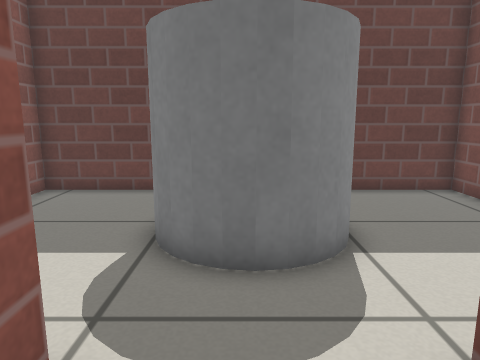
[1] (above)

16 first-person views from a walk through a world built for the Gazebo simulator. The camera is 0.59 m above the floor, tilts 10° down and sees 70° across. The floor is counted in squares, 0.25 m on a side. Each view is taken from the middle of a square. On the plan, view 1 faces up. The plan holds only what a view shows up to about 20 squares ahead; the rest is blank. The robots in the file are not drawn. Simple patterns stand in for the simulator's built-in surfaces.

[2]
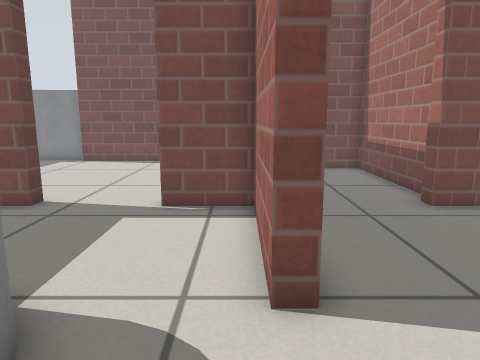

[3]
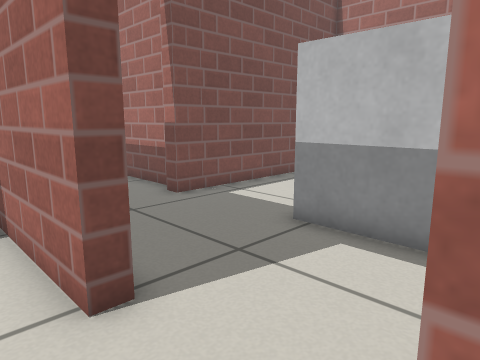

[4]
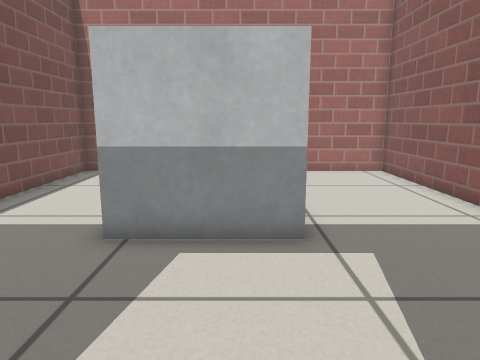

[5]
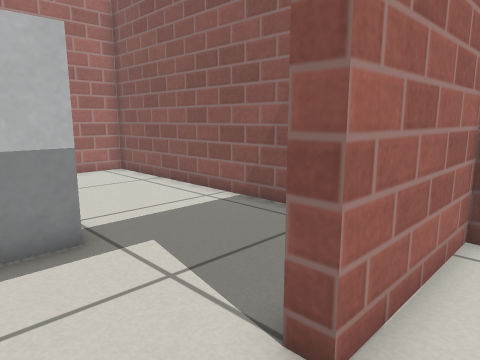

[6]
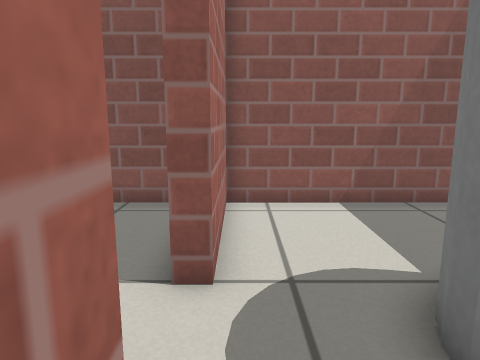

[7]
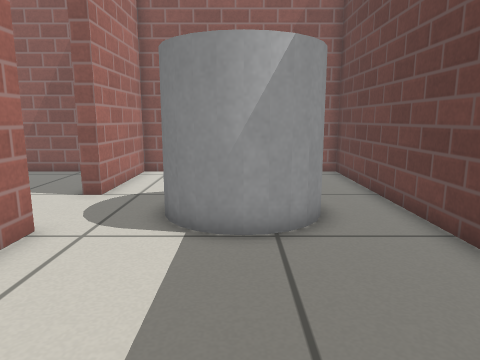

[8]
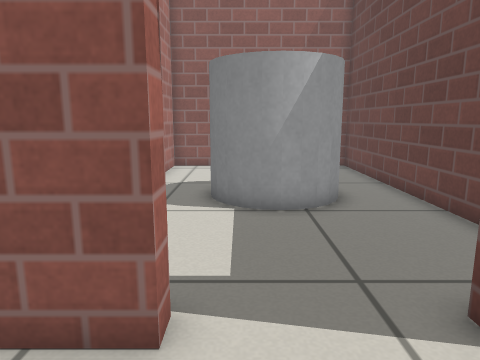

[9]
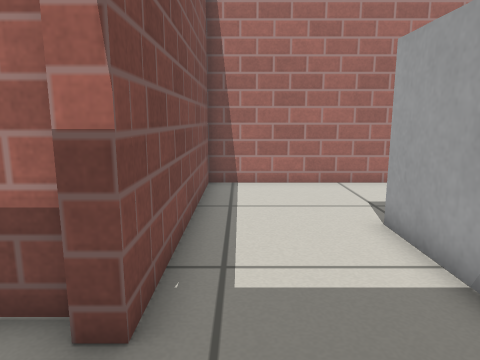

[10]
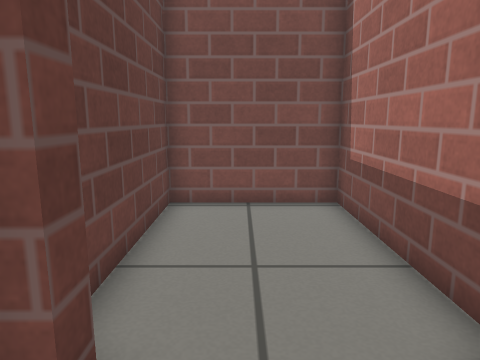

[11]
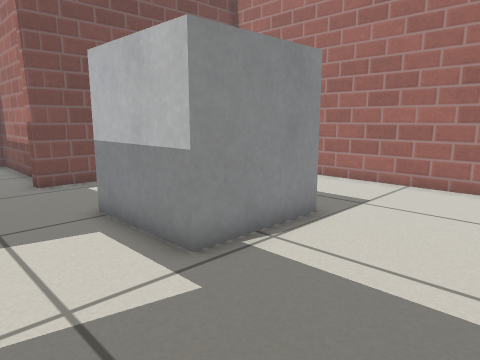

[12]
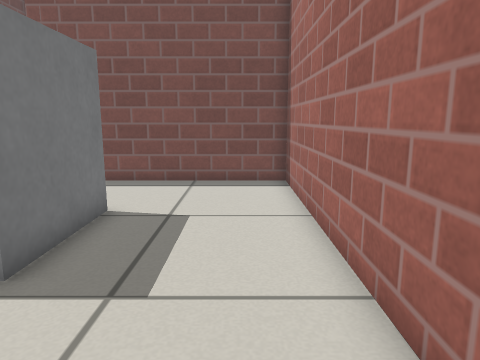

[13]
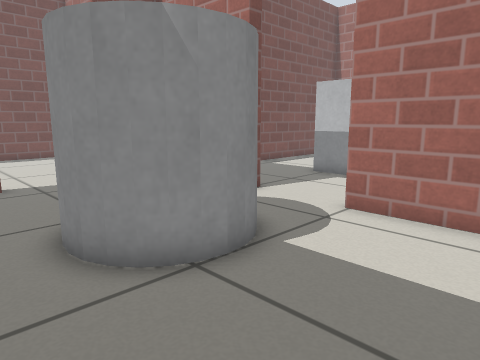

[14]
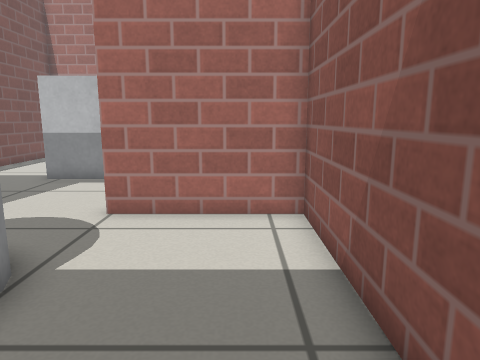

[15]
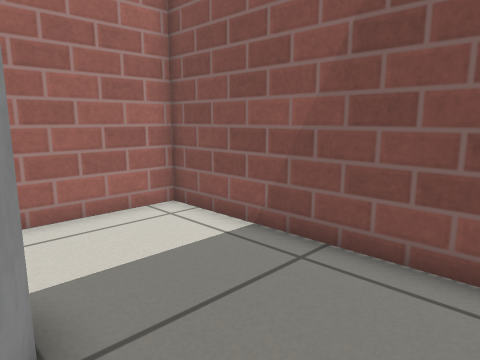

[16]
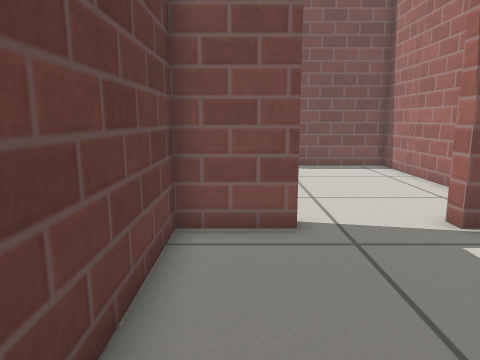

### Floor plan
Key: @ floor where view 1 was taken; # wall or solid block; . floor; D open door; C grey cylinder; B grey box.
Columns run from 7 left of view 1 to 18 right of it. Each row starts with its distance up from view 1.
 15                          B
 14                         .B
 13                       ...B
 12 ###############     .....#
 11 #.............#   .......#
 10 #.............#  ........#
  9 #.....CCC.....##.........#
  8 #.....C  C....DD.........#
  7 #....C   C....DD.........#
  6 #.....C CC....DD.........#
  5 #......CC.....##.........#
  4 #.............##.........#
  3 #.............#   .......#
  2 ######DDDD################
  1 #.............DD......#
  0 #......@......DD......#
 -1 #.............DD......#
 -2 #.............DD......#
 -3 #.....BBBBB...#########
 -4 #.....B   B...#
 -5 #.....B   B...#
 -6 #.....BBBBB...#
 -7 #.............#
 -8 #.............#
 -9 #.............#
-10 #.............#
-11 #.............#
-12 ###############

Positions as (right, up) in squares from view 1, and headings:
1: (0, 0), facing up
2: (-2, 3), facing right
3: (-2, 4), facing down-right
4: (0, 4), facing down
5: (1, 4), facing down-left
6: (3, 3), facing left
7: (9, 7), facing left
8: (11, 6), facing left
9: (6, 1), facing down
10: (5, 0), facing right
11: (-6, 1), facing down-right
12: (-6, -10), facing right
13: (-6, 11), facing down-right
14: (-5, 11), facing down
15: (-1, 11), facing down-left
16: (0, 10), facing right
